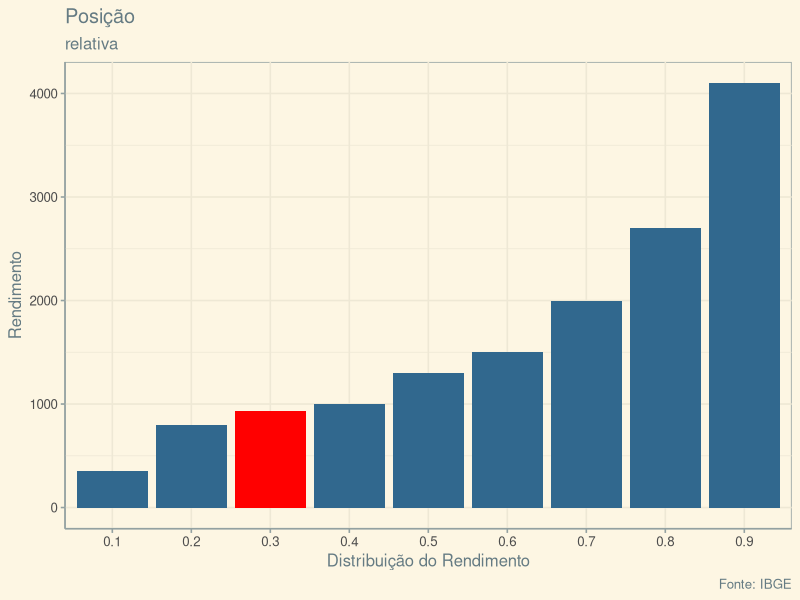

The R script that drew this image:

ano<-2017
decil <- c(0, 0.1, 0.2, 0.3,  0.4,  0.5,  0.6,  0.7,  0.8,  0.9,      1)
VD4020<- c(0, 350, 800, 937, 1000, 1300, 1500, 2000, 2700, 4100, 700000)

decil <- decil[2:10]
VD4020<-VD4020[2:10]
banco<-data.frame(decil=decil,VD4020=VD4020)
banco$decil<-as.factor(banco$decil)

COR1<-rep("#31688e",9)
COR1[3]<-"red"

library(ggplot2)
library(ggthemes)
grafico<- ggplot(data = banco) +
  aes(x = decil, weight = VD4020) +
  geom_bar(fill = COR1) +
  labs(title = "Posição",
       x = "Distribuição do Rendimento",
       y = "Rendimento",
       caption = "Fonte: IBGE",
       subtitle = "relativa") +
  theme_solarized()



